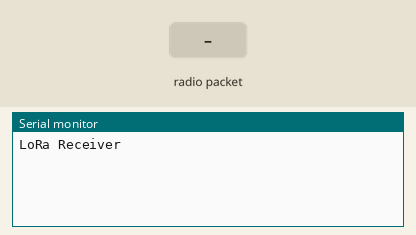
Recording of a sketch running on a simulated Arduino Nano, built with avr-gcc and run on an emulated ATmega328P. On the bench: the last lines printed to the serial monitor. The test bench sets the inputs (shaded band). No radio packets arrive unless stated.

Above: at 1.2 s.
1.3 s: radio packet "1" arrives
At 2.0 s:
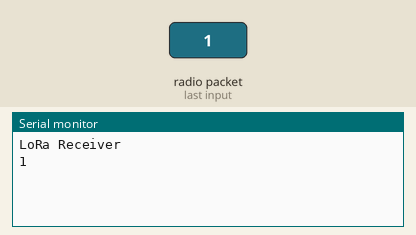
2.8 s: radio packet "0" arrives
At 3.2 s:
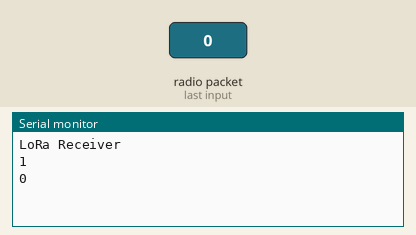
4.3 s: radio packet "2" arrives
At 5.5 s:
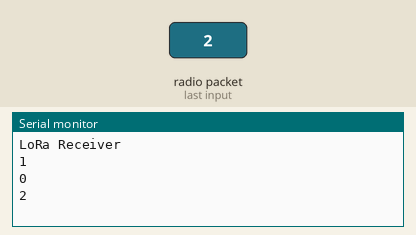

The sketch:

SX1278_nano_oneway.ino
```cpp
/*  Receiver Side Code
*
 Module SX1278 // Arduino Nano
   Vcc         ->   3.3V
   MISO        ->   D12
   MOSI        ->   D11
   SLCK        ->   D13
   Nss         ->   D10
   GND         ->   GND
*/

#include <SPI.h>
#include <LoRa.h>

String inString = "";    // string to hold incoming charaters
String message = ""; // Holds the complete message

void setup() {
  Serial.begin(9600);

  while (!Serial);
  Serial.println("LoRa Receiver");
  if (!LoRa.begin(433E6)) {
    Serial.println("Starting LoRa failed!");
    while (1);
  }
}

void loop() {

  // try to parse packet
  int packetSize = LoRa.parsePacket();
  if (packetSize) {
    // read packet
    while (LoRa.available())
    {
      int inChar = LoRa.read();
      inString += (char)inChar;
      message = inString;
    }
    inString = "";
    LoRa.packetRssi();

    Serial.println(message);
  }

}
```

Measured:
- after the input at 1.3 s, the serial monitor: prints a new line at once (image 1)
- after the input at 2.8 s, the serial monitor: prints a new line at once (image 2)
- after the input at 4.3 s, the serial monitor: prints a new line at once (image 3)
